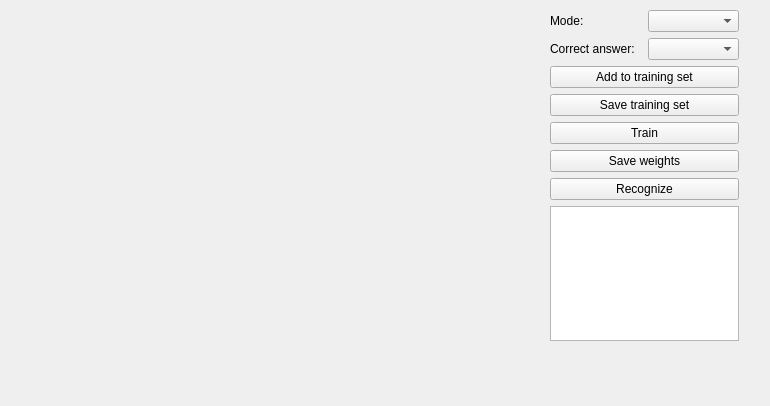
<?xml version="1.0" encoding="UTF-8"?>
<ui version="4.0">
 <class>MainWindow</class>
 <widget class="QMainWindow" name="MainWindow">
  <property name="geometry">
   <rect>
    <x>0</x>
    <y>0</y>
    <width>770</width>
    <height>406</height>
   </rect>
  </property>
  <property name="windowTitle">
   <string>MainWindow</string>
  </property>
  <widget class="QWidget" name="centralwidget">
   <widget class="PaintingWidget" name="paintingWidget" native="true">
    <property name="geometry">
     <rect>
      <x>10</x>
      <y>10</y>
      <width>531</width>
      <height>391</height>
     </rect>
    </property>
   </widget>
   <widget class="QWidget" name="verticalLayoutWidget">
    <property name="geometry">
     <rect>
      <x>550</x>
      <y>10</y>
      <width>189</width>
      <height>331</height>
     </rect>
    </property>
    <layout class="QVBoxLayout" name="verticalLayout">
     <item>
      <layout class="QHBoxLayout" name="horizontalLayout">
       <item>
        <widget class="QLabel" name="label">
         <property name="text">
          <string>Mode:</string>
         </property>
        </widget>
       </item>
       <item>
        <widget class="QComboBox" name="comboBox">
         <property name="currentIndex">
          <number>-1</number>
         </property>
        </widget>
       </item>
      </layout>
     </item>
     <item>
      <layout class="QHBoxLayout" name="horizontalLayout_2">
       <item>
        <widget class="QLabel" name="label_2">
         <property name="text">
          <string>Correct answer:</string>
         </property>
        </widget>
       </item>
       <item>
        <widget class="QComboBox" name="comboBox_2"/>
       </item>
      </layout>
     </item>
     <item>
      <widget class="QPushButton" name="pushButton">
       <property name="text">
        <string>Add to training set</string>
       </property>
      </widget>
     </item>
     <item>
      <widget class="QPushButton" name="pushButton_2">
       <property name="text">
        <string>Save training set</string>
       </property>
      </widget>
     </item>
     <item>
      <widget class="QPushButton" name="pushButton_3">
       <property name="text">
        <string>Train</string>
       </property>
      </widget>
     </item>
     <item>
      <widget class="QPushButton" name="pushButton_4">
       <property name="text">
        <string>Save weights</string>
       </property>
      </widget>
     </item>
     <item>
      <widget class="QPushButton" name="pushButton_5">
       <property name="text">
        <string>Recognize</string>
       </property>
      </widget>
     </item>
     <item>
      <widget class="QTextBrowser" name="textBrowser"/>
     </item>
    </layout>
   </widget>
  </widget>
 </widget>
 <customwidgets>
  <customwidget>
   <class>PaintingWidget</class>
   <extends>QWidget</extends>
   <header location="global">paintingwidget.h</header>
   <container>1</container>
  </customwidget>
 </customwidgets>
 <resources/>
 <connections/>
</ui>
